Frame 1 (no input): blank canvas, image omitted
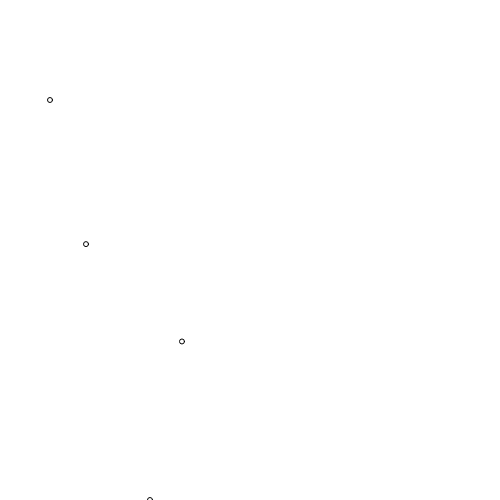
Frame 60 (no input)
Frame 120 (the mouse pressed at the canvas centre since frame 60): blank canvas, image omitted

The p5.js sketch that drew this single still picture (run headless with seeded random() and noise() and a simulated clock; from frame 60 on, the mouse is pressed at the canvas centre):

// p5.js sketch
// ── sketch.js
let startX = 50
let startY = 100
let endX = 150
let endY = 500

// y = a*x + b
// y1 = a*x1 + b
// y2 = a*x2 + b

/*
let a = (startY - endY) / (startX - endX)
let b = startY - a * startX
*/

function setup() {
  createCanvas(500, 500)
  background("black")
  //frameRate(5)

}

function draw() {
  fill("white")
  clear()
  ellipse(startX, startY, 5)
  ellipse(endX, endY, 5)

  oscillate(startX, startY, endX, endY, 10)
  oscillate(200, 500, 150, 60, 10)
}


function oscillate(x1,y1,x2,y2, speed){
  let a = (y1 - y2) / (x1 - x2)
  let b = y1 - a * x1
  let iter = sin(frameCount/speed)
  let newX = map(iter, -1, 1 ,x1, x2)
  let newY = a * newX + b
  ellipse(newX, newY, 5)
}
